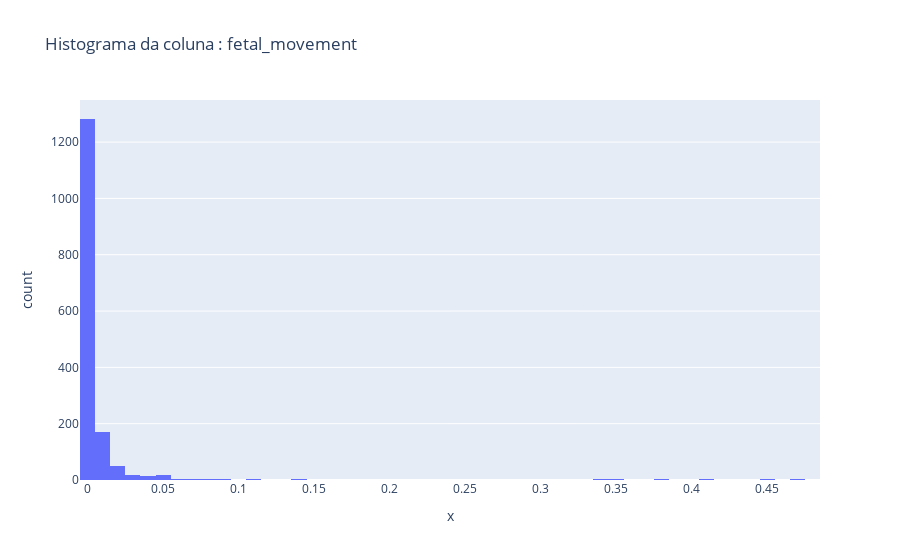

Notebook source saved alongside this figure:
### Markdown cell above
O gráfico acima mantém uma forma assimétrica positiva. Os valores mais frequentes estão bem mais perto do 0.

### Code cell
px.histogram(x = train_set['fetal_movement'], title  = 'Histograma da coluna : fetal_movement')

### Figure 1 — Plotly figure (JSON) as saved in the notebook; plotly's stock layout.template omitted (floating-point values rounded to 4 significant figures; data arrays with more than 128 entries replaced by an {"elided": "..."} marker saying what was removed)
{"data": [{"alignmentgroup": "True", "bingroup": "x", "hovertemplate": "x=%{x}<br>count=%{y}<extra></extra>", "legendgroup": "", "marker": {"color": "#636efa"}, "name": "", "offsetgroup": "", "orientation": "v", "showlegend": false, "type": "histogram", "x": {"elided": "1594 float values"}, "xaxis": "x", "yaxis": "y"}], "layout": {"barmode": "relative", "legend": {"tracegroupgap": 0}, "title": {"text": "Histograma da coluna : fetal_movement"}, "xaxis": {"anchor": "y", "domain": [0, 1], "title": {"text": "x"}}, "yaxis": {"anchor": "x", "domain": [0, 1], "title": {"text": "count"}}}}
